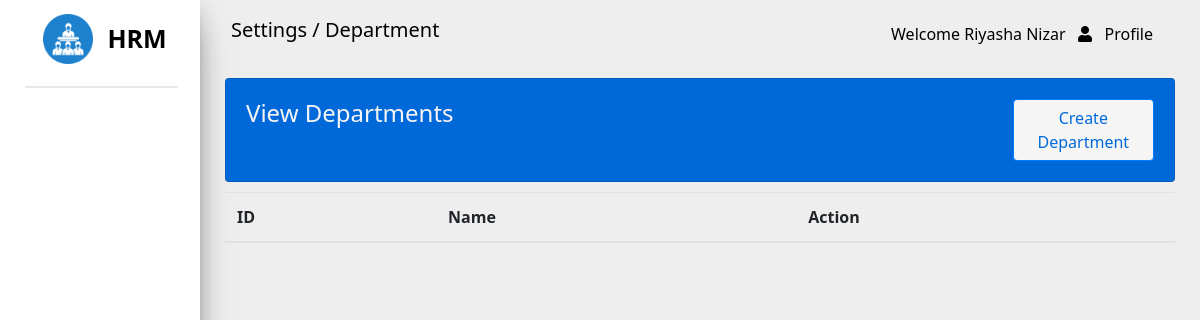
The app's page /pages/department/index.php (signed in), older data.
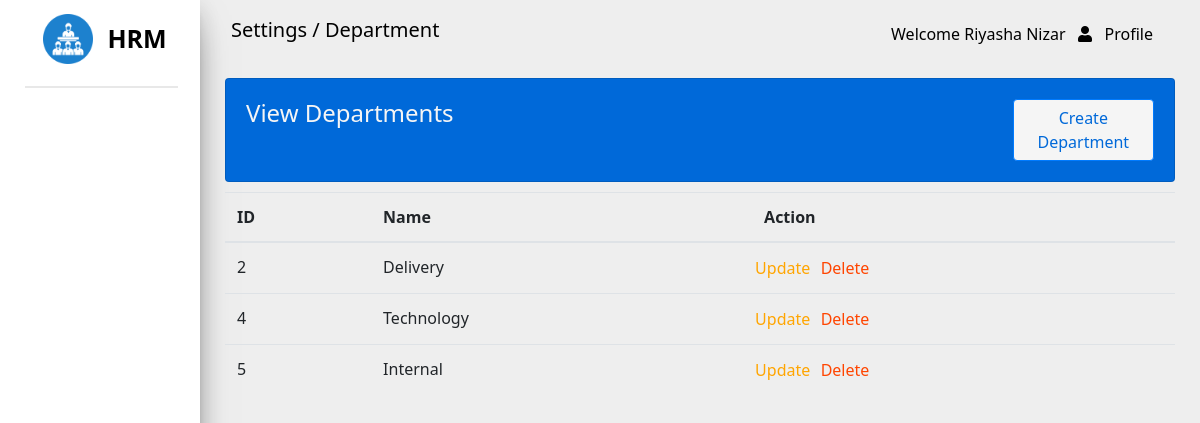
The same page, newer data.
### tables this page shows
CREATE TABLE IF NOT EXISTS `department` (
  `id` int NOT NULL AUTO_INCREMENT,
  `name` varchar(65) NOT NULL,
  PRIMARY KEY (`id`)
);

### core/services/common-service.php (called while the page is built, shortened)
<?php
    function getUsername() {
        return $_SESSION["fullname"];
    }
?>

### core/services/department-service.php (called while the page is built, shortened)
<?php
    function getAllDepartments($conn) {
        $query = "SELECT * from Department";
        return $conn->query($query);
    }
?>

### pages/department/index.php (the view, shortened to what this page needs)
<?php
    require '../../core/services/common-service.php';
    require '../../core/services/department-service.php';
?>
<!DOCTYPE html>
<html lang="en">
<head>
    <link rel="stylesheet" href="https://use.fontawesome.com/releases/v5.7.0/css/all.css"
>
    <link rel="stylesheet" href="../../assets/css/common.css" />
    <link rel="stylesheet" href="../../assets/css/department.css" />
</head>
<body>
    <div class="row max-width">
        <div class="col-md-2 side-content">
            <img src="../../assets/images/hrm.png" width="50px" />
            <label>HRM</label>
            <br />
            <div class="break-line"></div>
        </div>
        <div class="col-md-10 nav-content">
            <nav class="navbar">
                <label class="navbar-brand">Settings / Department</label>
                <div class="dropdown">
                    <button class="dropbtn" onclick="showDropDown()">
                        Welcome <?php echo getUserName();?> &nbsp
                        <span class="fa fa-user" onclick="showDropDown()"></span> &nbsp Profile
                    </button>
                </div>
            </nav>
            <div class="column maintain-paddings">
                <div class="card main-card">
                    <div class="row more-top-margin">
                        <div class="col-md-8">
                            <h4>View Departments</h4>
                        </div>
                        <div class="col-md-4">
                            <a href="./create.php" class="btn btn-primary btn-small">Create Department</a>
                        </div>
                    </div>
                </div>
                <div class="slight-top-margin">
                    <table class="table">
                        <thead>
                            <tr>
                                <th>ID</th>
                                <th>Name</th>
                                <th>Action</th>
                            </tr>
                        </thead>
                        <tbody>
                            <?php
                                $result = getAllDepartments($conn);
                                while($row = mysqli_fetch_assoc($result)) {
                            ?>
                            <tr>
                                <td id="<?php echo $row['id'];?>"><?php echo $row["id"];?></td>
                                <td><?php echo $row["name"];?></td>
                                <td>
                                    <div class="row center">
                                        <form method="POST" action="../../core/services/department-service.php">
                                            <input type="button" class="btn-small btn-r btn-d" name="btnDelete"
                                                onclick="deleteDepartment(<?php echo $row['id'];?>)" value="Delete" />
                                            <input type="button" class="btn-small btn-r btn-u" name="btnUpdate"
                                                id="btnUpdateD" onclick="updateDepartment(<?php echo $row['id'];?>)"
                                                value="Update" />
                                        </form>
                                    </div>
                                </td>
                            </tr>
                            <?php
                                }
                            ?>
                        </tbody>
                    </table>
                </div>
            </div>
        </div>
    </div>
</body>
</html>

Row changes from the older to the newer data that the page shows:
added department: id "2", name "Delivery"
added department: id "4", name "Technology"
added department: id "5", name "Internal"
